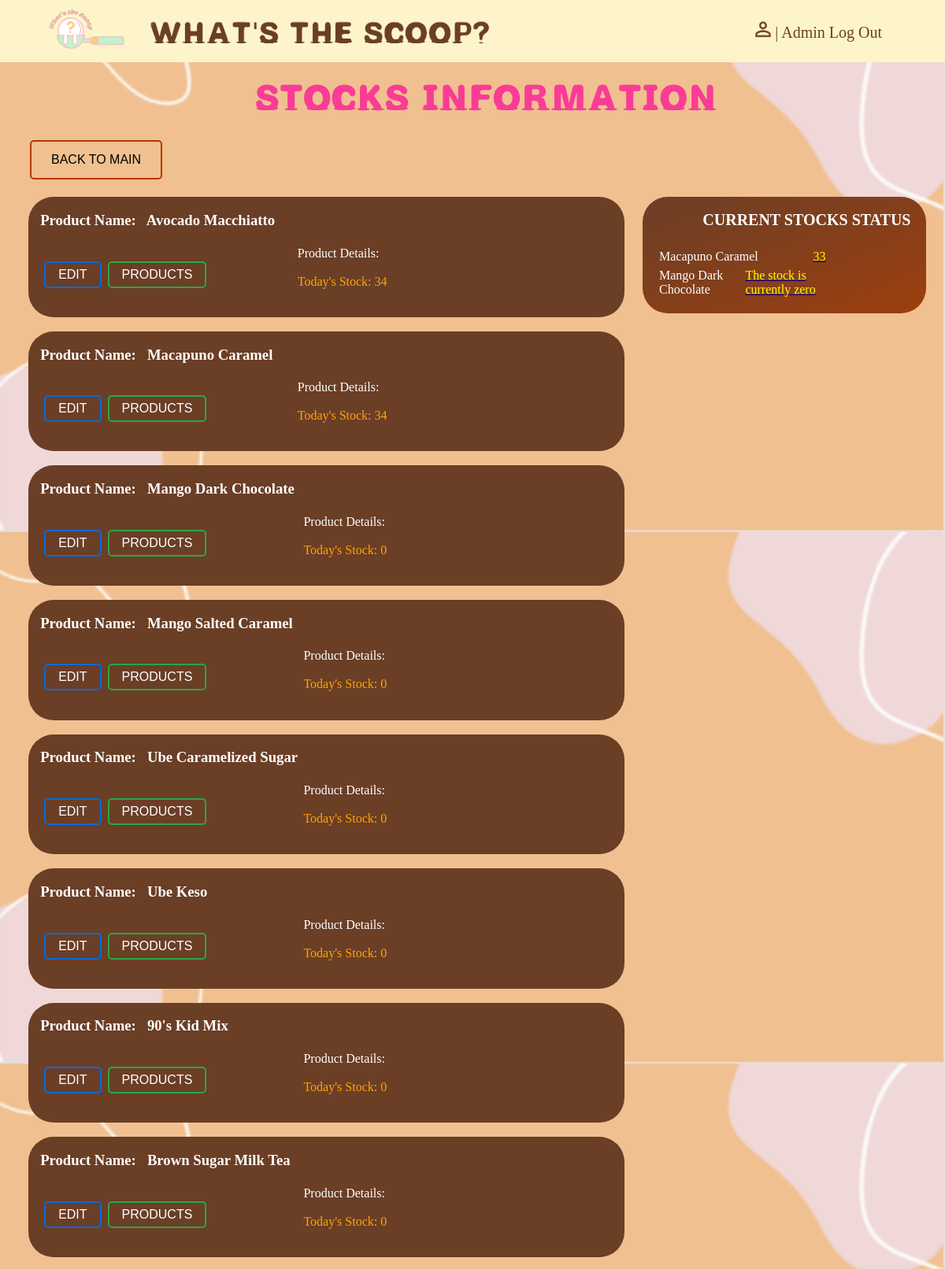
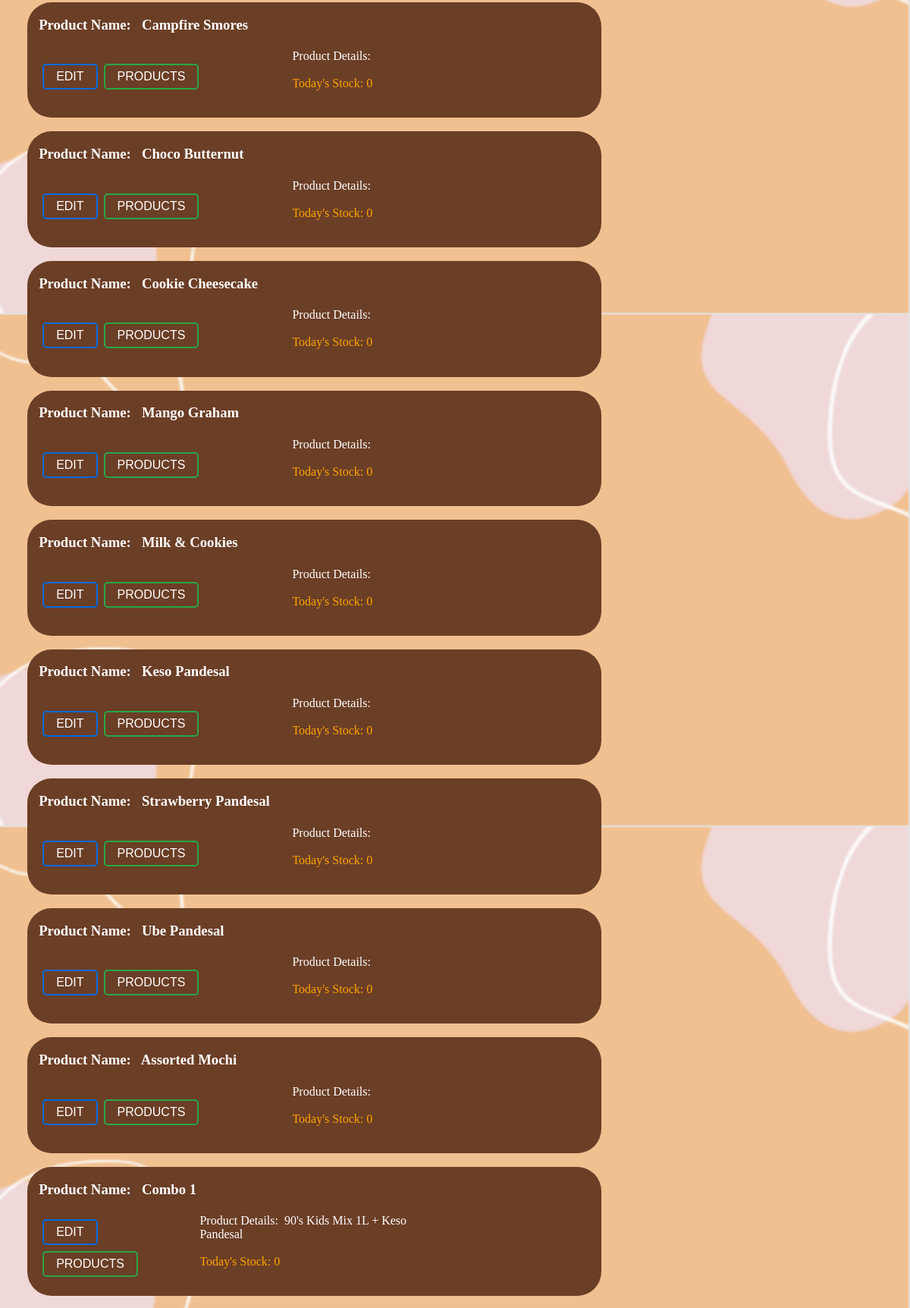
The page /rootfolder/insidefolders/admin_stocks/stocks.php (upper part) on the database its author committed (2 pictures, top to bottom).
### tables this page shows
CREATE TABLE `cart` (
  `id` int(255) NOT NULL,
  `name` varchar(255) NOT NULL,
  `price` varchar(255) NOT NULL,
  `image` varchar(255) NOT NULL,
  `quantity` varchar(255) NOT NULL,
  `total` int(11) NOT NULL
);

CREATE TABLE `products` (
  `id` int(255) NOT NULL,
  `name` varchar(255) NOT NULL,
  `price` varchar(255) NOT NULL,
  `image` varchar(255) NOT NULL,
  `product_desc` varchar(255) NOT NULL,
  `PRODUCT_QTY` int(11) NOT NULL
);

### rootfolder/insidefolders/admin_stocks/stocks.php (the view, shortened to what this page needs)
<?php
    include 'connection.php';
    $sql = "
    SELECT
    *
    FROM
        `products`
    ";
    $result = $conn->query($sql);
    if($result->num_rows > 0){
        $idx = 0;
        while($row = $result->fetch_assoc()){
            $id[$idx] = $row["id"];
            $prodQTY[$idx] = $row["PRODUCT_QTY"];
            $pname[$idx] = $row["name"];
            $desc[$idx] = $row["product_desc"];
            $idx++;
        }
    }else{
        echo "0 result";
    }
?>
<!DOCTYPE html>
<html lang="en">
<head>
    <link rel="stylesheet" type="text/css" href="design_stocks.css">
</head>
<body style="margin: 0px">
    <header>
    <a href="https://localhost/wst_page/"><img src="images/logo.png" class="logo" style="width: 100px;"></a>
        <img class="logo" src="images/logoname.png" alt="logo" style="margin-right: 250px;">
        <nav>
            <ul class ="nav_links">
                <li> <img src="images/userlogoo.png" class="logo" style="width: 20px;"> | <a href="http://localhost/wst_page/rootfolder/index.php">Admin Log Out</a></li>
            </ul>
        </nav>
    </header>
    <div id="title">STOCKS INFORMATION</div>
    <main>
        <a href='http://localhost/wst_page/rootfolder/main-admin.php'><button class='button1'>BACK TO MAIN</button></a>
    </main>
    <br>
    <div class="glass2">
        <div id="products2">
            <div id="status">
                <b>CURRENT STOCKS STATUS</b>
                <br>
                <br>
            </div>
            <?php
                $total_stock = mysqli_query($conn, "SELECT * FROM `cart` as c LEFT JOIN `products` as s ON c.id = s.id;");
                if(mysqli_num_rows($total_stock) > 0){
                    while($fetch_stocks = mysqli_fetch_assoc( $total_stock)){
            ?>
                <table style="border:30px">
                    <tr>
                        <td>
                            <?php
                                echo $fetch_stocks['name'] ;
                            ?>
                        </td>
                        <td>
                            <div id="latest">
                                <?php
                                    $stock_total = ($fetch_stocks['PRODUCT_QTY'] - $fetch_stocks['quantity']);
                                    if($stock_total > 0){
                                        echo $stock_total;
                                    }else {
                                        echo "The stock is currently zero";
                                    }
                                ?>
                            </div>
                        </td>
                    </tr>
                </table>
            <?php
                    }
                }
            ?>
        </div>
    </div>
    <?php
        for($idx=0; $idx < count($id); $idx++){
            if(empty($pname[$idx])){
            }else{
                    echo "
                        <main>
                            <section class='glass'>
                                <div id='products'>
                                    <h3> Product Name: &nbsp;  $pname[$idx]</h3>
                                    <table>
                                        <tr>
                                            <td>
                                                <a href='edit_stock.php? id=$id[$idx]'><button type= 'btn' class='button2'>EDIT</button></a>
                                                <a href='http://localhost/wst_page/rootfolder/insidefolders/admin_product/admin.php'><button type= 'btn' class='button3'>PRODUCTS</button></a>
                                                &nbsp;
                                            </td>
                                            <td>
                                                Product Details:&nbsp; $desc[$idx]
                                                <br>
                                                <br>
                                                <div id='stocks'>
                                                    Today's Stock:   $prodQTY[$idx]  &nbsp;
                                                    <br>
                                                    <br>
                                                </div>
                                            </td>
                                        </tr>
                                    </table>
                                </div>
                            </section>
                        </main>
                    <br>";
                }
        }
    ?>
</body>
</html>

### rootfolder/insidefolders/admin_stocks/design_stocks.css (style rules this page uses)
body { background-image: url(images/bgimg.PNG); background-size: 100%; }
header { display: flex; justify-content: space-between; align-items: center; padding: 10px 5%; background-color: #fdf5c9; }
h3 { font-family: "Century Gothic"; color: white; }
li, a { font-family: "Century Gothic"; font-weight: 500; font-size: 20px; color: #6b3e26; text-decoration: none; cursor: pointer; }
main { min-height: 5vh; display: flex; margin-left: 3%; }
table { width: 70%; }
tr { width: 50%; }
.button1 { background-color: #4CAF50; border: none; color: white; padding: 14px 25px; text-align: center; text-decoration: none; display: inline-block; font-size: 16px; margin: 4px 2px; transition-duration: 0.4s; cursor: pointer; }
.button1 { background-color: transparent; color: black; border: 2px solid #ba3500; border-radius: 5px; }
.button2 { border: none; color: white; padding: 6px 16px; text-align: center; text-decoration: none; display: inline-block; font-size: 16px; margin: 4px 2px; transition-duration: 0.4s; cursor: pointer; }
.button2 { background-color: transparent; color: white; border: 2px solid #006bdd; border-radius: 5px; }
.button3 { border: none; color: white; padding: 6px 16px; text-align: center; text-decoration: none; display: inline-block; font-size: 16px; margin: 4px 2px; transition-duration: 0.4s; cursor: pointer; }
.button3 { background-color: transparent; color: white; border: 2px solid #28a745; border-radius: 5px; }
.logo { cursor: pointer; width: 40%; }
.nav_links { list-style: none; }
.nav_links li { display: inline-block; padding: 0px 20px; transition: all 0.3s ease 0s; }
.glass { min-height: 16vh; width: 65%; background: #6b3e26; border-radius: 2rem; z-index: 3; }
.glass2 { position: absolute; min-height: 16vh; width: 30%; background-image: linear-gradient(to right bottom, #6b3e26, #773f21, #843f1b, #903f15, #9d3f0d); border-radius: 2rem; z-index: 3; margin-left: 68%; }
#products { margin: 2%; font-family: "Century Gothic"; color: white; }
#products2 { margin: 5%; font-family: "Century Gothic"; color: white; }
#title { margin: 2%; font-family: 'Melted Dl'; color: #fa3c96; font-size: 45px; margin-left: 27%; }
#stocks { font-family: "Century Gothic"; color: orange; }
#status { font-family: "Century Gothic"; color: white; margin-left: 18%; font-size: 20px; }
#latest { color: yellow; text-decoration:underline; text-decoration-color: darkblue; }

### rows shown on the page
cart: products.name "Macapuno Caramel", quantity.PRODUCT_QTY "33", total "0"
cart: products.name "Mango Dark Chocolate", quantity "The stock is currently zero"
products: PRODUCT_QTY "34"

### other values the page prints
$pname[$idx] "Avocado Macchiatto"
$pname[$idx] "Macapuno Caramel"
$pname[$idx] "Mango Dark Chocolate"
$pname[$idx] "Mango Salted Caramel"
$pname[$idx] "Ube Caramelized Sugar"
$pname[$idx] "Ube Keso"
$pname[$idx] "90's Kid Mix"
$pname[$idx] "Brown Sugar Milk Tea"
$pname[$idx] "Campfire Smores"
$pname[$idx] "Choco Butternut"
$pname[$idx] "Cookie Cheesecake"
$pname[$idx] "Mango Graham"
$pname[$idx] "Milk & Cookies"
$pname[$idx] "Keso Pandesal"
$pname[$idx] "Strawberry Pandesal"
